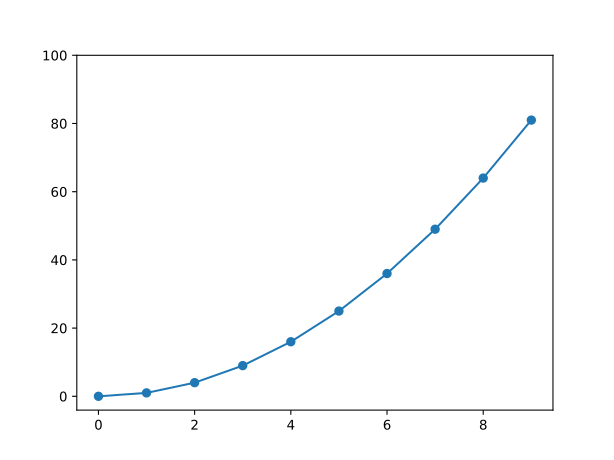

The Python source for this figure:
import numpy as np
import matplotlib.pyplot as plt

x = np.arange(0,10)
y = x**2

plt.plot(x,y,marker='o')

print(plt.axis())
plt.ylim(ymax=100)
plt.savefig('test.svg')